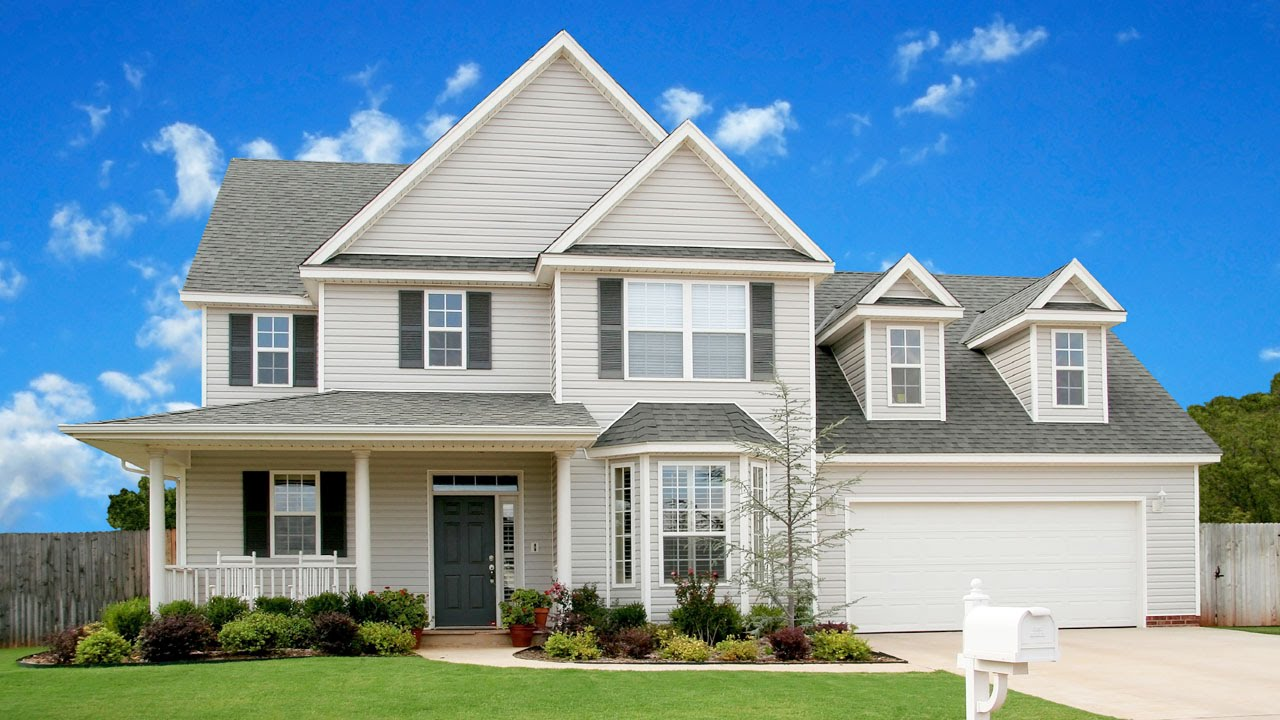
#> input picture Image_db/house.jpeg, 1280 x 720 px
$ python HW2_Harris_2.py
#> lines starting #> are read from the running program, lines starting #| are printed output that depends on the picture; after the words box and inside, x2 and y2 are one past the last pixel; in counts of white or black regions, pixels touching at a corner belong together
# 201835526 정현우
import cv2 as cv
import numpy as np

img = cv.imread('./Image_db/house.jpeg')
#> img is the input picture: shape (720, 1280, 3); mean B, G, R 169.4, 151.2, 118.4
gray = cv.cvtColor(img, cv.COLOR_BGR2GRAY)
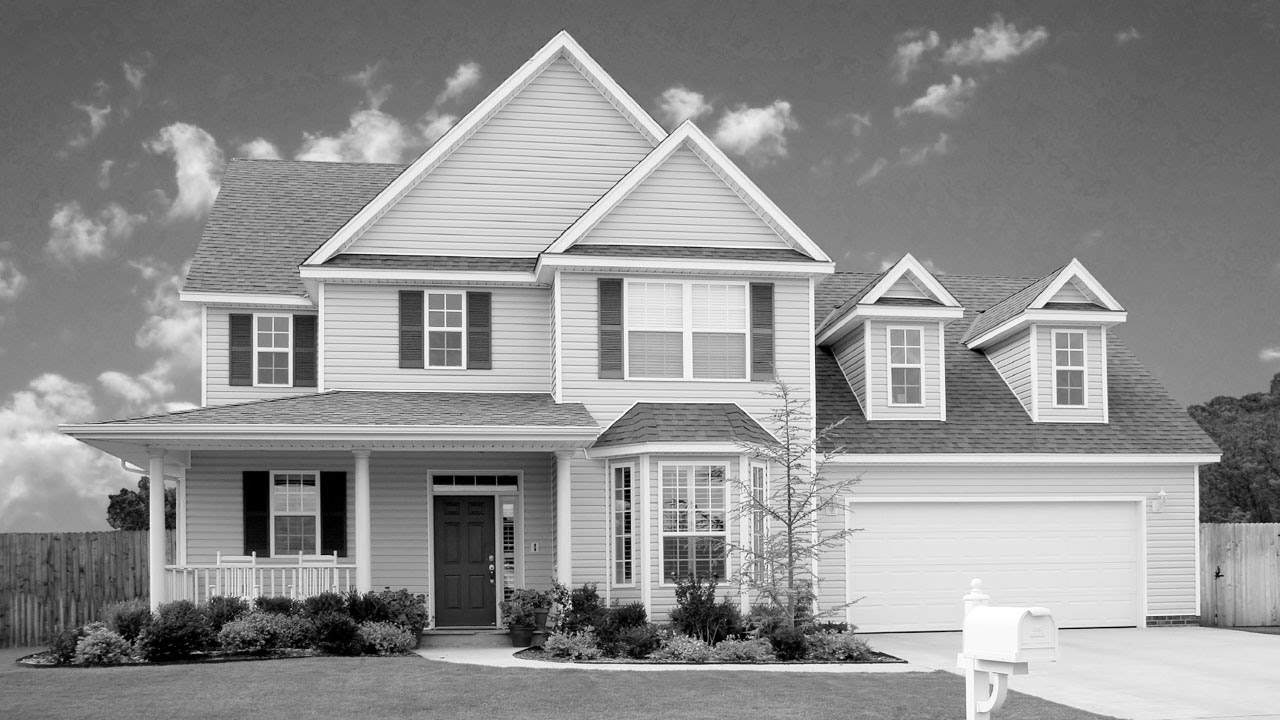
#> gray: shape (720, 1280); min 0, max 255, mean 143.5
img_copy = img.copy()

gray = np.float32(gray)
dst = cv.cornerHarris(gray, 3, 3, 0.04)
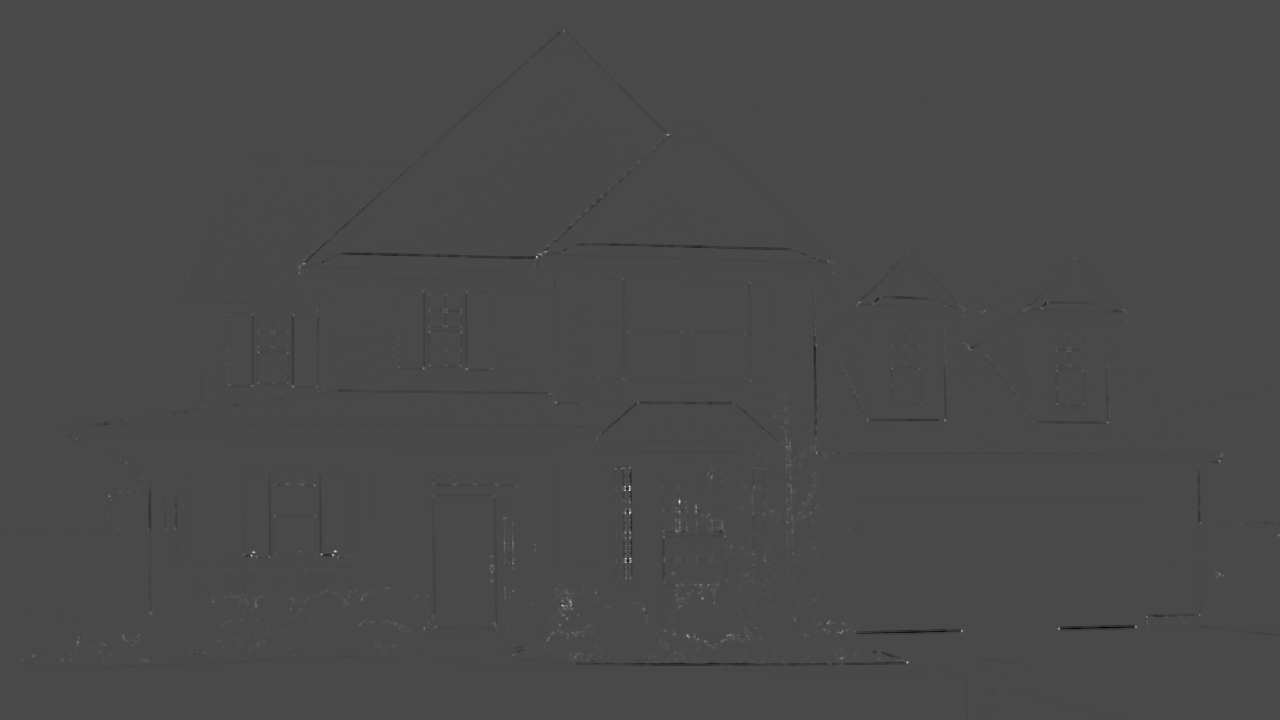
#> dst: shape (720, 1280) float32; min -42133528, max 104592688, mean -30268; drawn with min black and max white
kernel = np.ones((2, 2), np.uint8)
dst_maxima = cv.erode(dst, kernel)
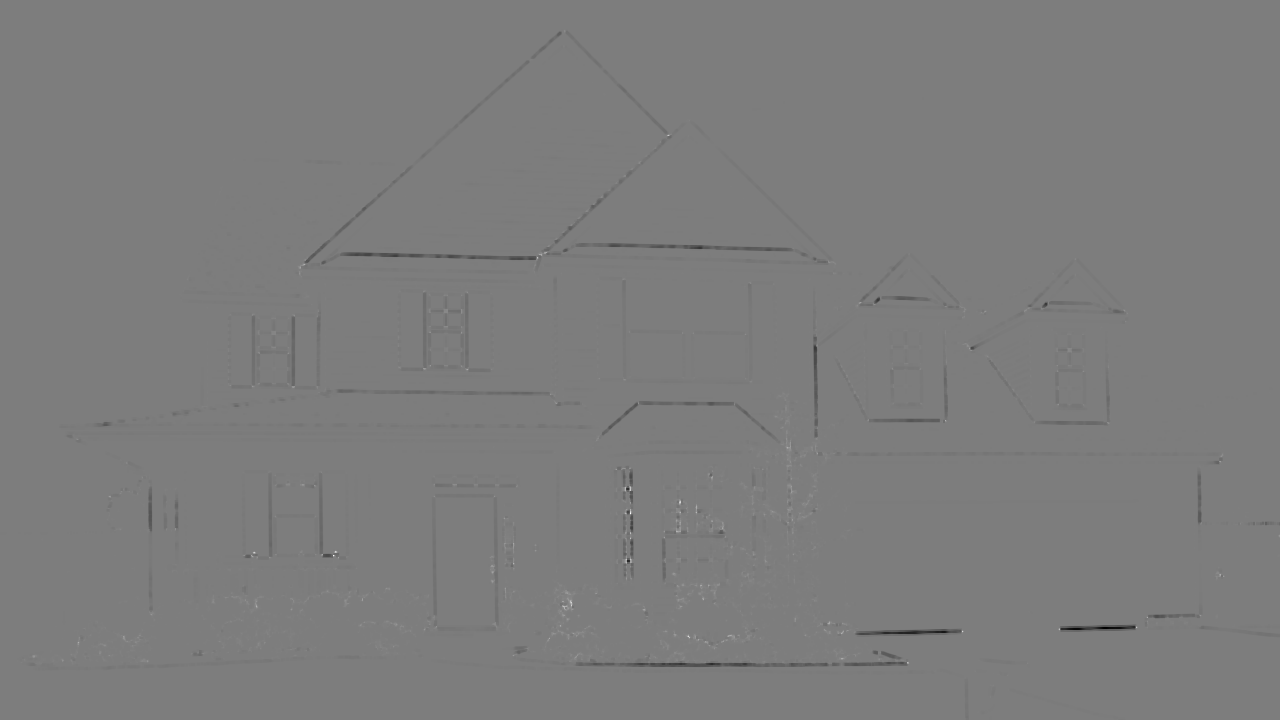
#> dst_maxima: shape (720, 1280) float32; min -42133528, max 43487532, mean -151600.5; drawn with min black and max white
threshold = 0.05 * dst.max()
#> threshold = 5229634.4

for y in range(dst.shape[0]):
    for x in range(dst.shape[1]):
        if dst_maxima[y, x] > threshold:
            cv.circle(img_copy, (x, y), 7, (0, 0, 255), 2)
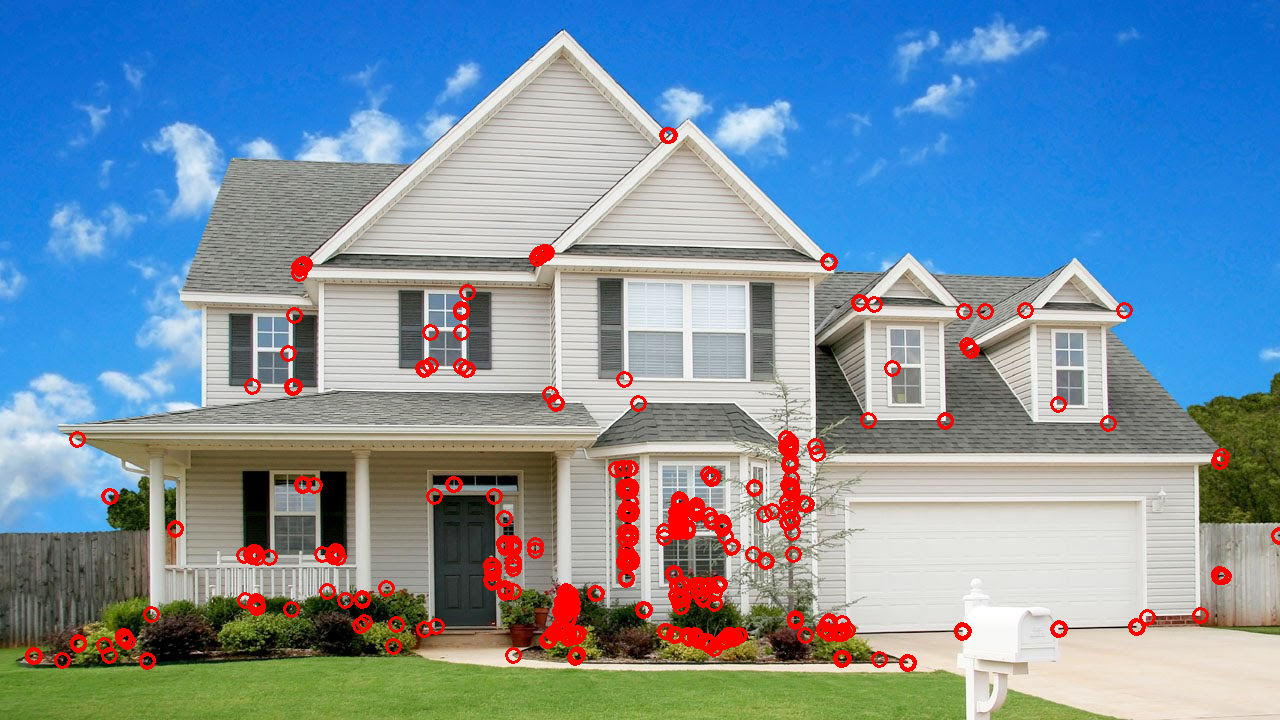
#> img_copy: shape (720, 1280, 3); 3.1% of pixels changed, all inside (x1, y1, x2, y2) = (25, 127, 1280, 672)

cv.imshow('201835526 Chung Hyunwoo', img_copy)
cv.waitKey(0)
cv.destroyAllWindows()
